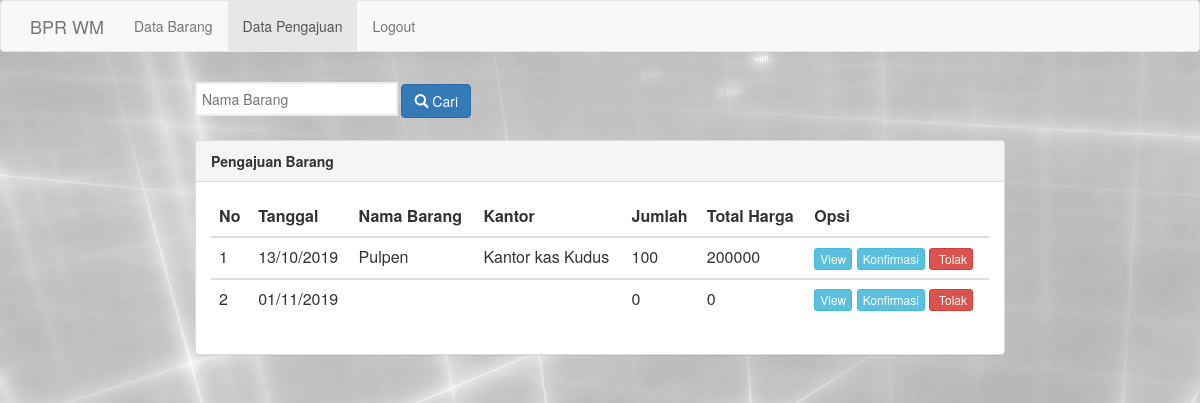
Before: /hrd/index_pengajuan_hrd.php with the older database file.
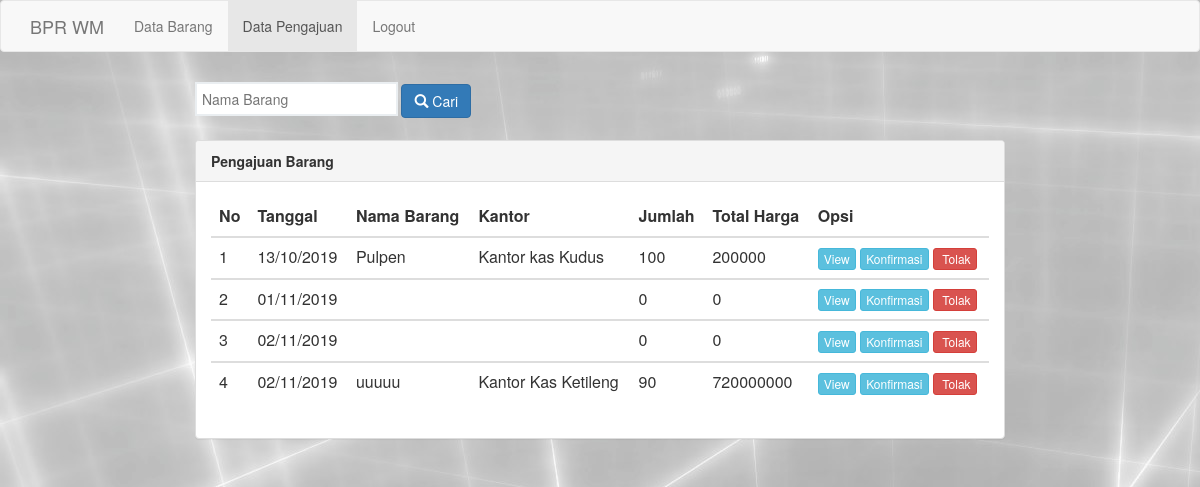
After: the same page with the newer database file.
### tables this page shows
CREATE TABLE `pengajuan_brg` (
  `id_pengajuan` int(5) NOT NULL,
  `tgl_pengajuan` timestamp NOT NULL DEFAULT CURRENT_TIMESTAMP,
  `nm_brg_pgj` varchar(50) NOT NULL,
  `nm_kantor_pgj` varchar(50) NOT NULL,
  `jml_brg_pgj` int(100) NOT NULL,
  `sat_brg_pgj` varchar(100) NOT NULL,
  `hrg_brg_pgj` int(20) NOT NULL,
  `tot_hrg_pgj` int(100) NOT NULL,
  `ket_pgj` text NOT NULL,
  `notif_pgj` varchar(100) NOT NULL DEFAULT 'prosess'
);

### hrd/index_pengajuan_hrd.php (the view, shortened to what this page needs)
<html>
<head>
	<link rel="stylesheet" type="text/css" href="assets/css/bootstrap.css">
</head>
<body>
	 <nav class="navbar navbar-default">
          <div class="container">
            <div class="navbar-header">
              <a class="navbar-brand" href="www.bprwm.co.id">BPR WM</a>
            </div>
            <div class="collapse navbar-collapse" id="bs-example-navbar-collapse-1">
              <ul class="nav navbar-nav">
               <li><a href="index_barang_hrd.php">Data Barang </a></li>
                <li class="active"><a href="index_pengajuan_hrd.php">Data Pengajuan <span class="sr-only">(current)</span></a></li>
                <li><a href="../logout.php">Logout</a></li>
              </ul>
            </div>
          </div>
        </nav>
	<div class="row">
		<div class="container-fuild">
			<div class="row">
				<div class="col-md-8 col-md-offset-2">
				<form action="proses_search.php" method="get">
					<input type="search" name="cari" placeholder="Nama Barang" >
					<button action="proses_search.php" type="submit" class="btn btn-primary"><i class="glyphicon glyphicon-search" value="Cari"  ></i> Cari</button>
 				</form>
					<div class="panel panel-default">
						<div class="panel-heading">
							<span class="title"><b>Pengajuan Barang</b></span>
						</div>
						<div class="panel-body">
							<table class="table table-stripped" width="100%">
								<thead>
									<tr>
										<th>No</th>
										<th>Tanggal</th>
										<th>Nama Barang</th>
										<th>Kantor</th>
										<th>Jumlah</th>
										<th>Total Harga</th>
										<th>Opsi</th>
									</tr>
								</thead>
								<?php
									include 'koneksi.php';
									$lihat	= mysqli_query($connect, "SELECT * FROM pengajuan_brg");
									if (mysqli_num_rows($lihat) == 0) {
										echo '<tr><td colspan="6"><center>Data Kosong!!!</center></td></tr>';
									}else{
									$no 	= 1;
									while($data = mysqli_fetch_array($lihat)) {
								?>
								<tbody>
									<tr>
										<td><?php echo $no;?></td>
										<td><?php echo date("d/m/Y", strtotime($data['tgl_pengajuan']))?></td>
										<td><?php echo $data['nm_brg_pgj']?></td>
										<td><?php echo $data['nm_kantor_pgj']?></td>
										<td><?php echo $data['jml_brg_pgj']?></td>
										<td><?php echo $data['tot_hrg_pgj']?></td>
										<td>
											<a href="view_pengajuan.php?id_pengajuan=<?php echo $data['id_pengajuan']?>" class="btn btn-info btn-xs"><i "></i>View </a>
											<a href="view_pengajuan.php?id_pengajuan=<?php echo $data['id_pengajuan']?>" onclick="cek();" class="btn btn-info btn-xs"><i "></i>Konfirmasi </a>
											<a href="hapus_pengajuan.php?id_pengajuan=<?php echo $data['id_pengajuan']?>" class="btn btn-danger btn-xs"><i class="glyphicon "></i> Tolak</a>
										</td>
									</tr>
								</tbody>
								<?php $no++;}}?>
							</table>
						</div>
					</div>
				</div>
			</div>
		</div>
	</div>
</body>
</html>

Changed rows visible on the page:
added pengajuan_brg: tgl_pengajuan "02/11/2019", jml_brg_pgj "0", tot_hrg_pgj "0"
added pengajuan_brg: tgl_pengajuan "02/11/2019", nm_brg_pgj "uuuuu", nm_kantor_pgj "Kantor Kas Ketileng", jml_brg_pgj "90", tot_hrg_pgj "720000000"
